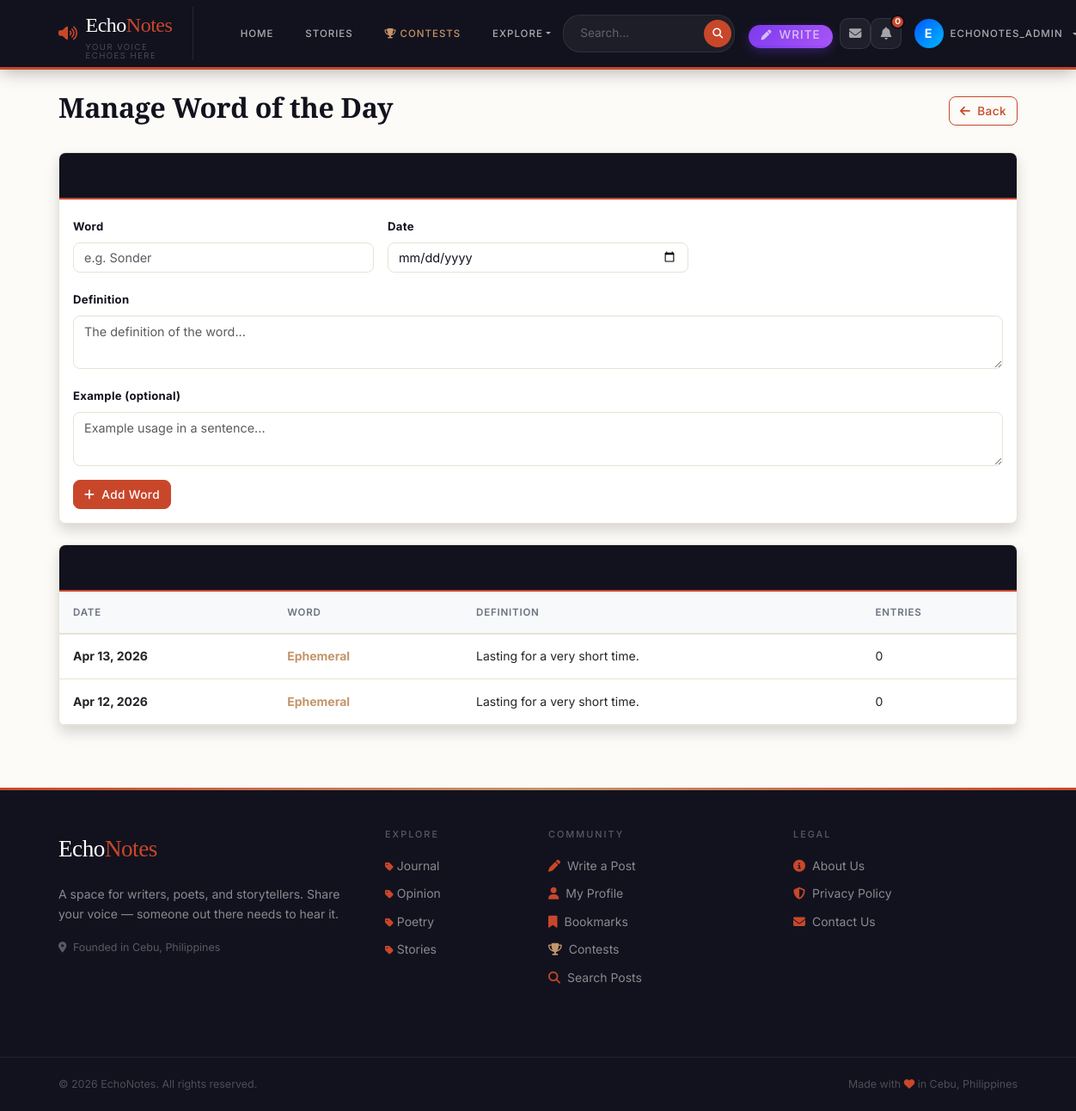
/manage/words/ (signed in), run on the app's committed database.
### blog/models.py (models this page shows, shortened)
class WordOfTheDay(models.Model):
    word = models.CharField(max_length=100)
    definition = models.TextField()
    example = models.TextField(blank=True)
    created_by = models.ForeignKey(User, on_delete=models.CASCADE, related_name='words_created')
    date = models.DateField(unique=True, default=timezone.now)
    class Meta:
        ordering = ['-date']
        verbose_name = 'Word of the Day'
        verbose_name_plural = 'Words of the Day'
    def total_entries(self):
        return self.entries.count()

class Category(models.Model):
    name = models.CharField(max_length=100, unique=True)
    slug = models.SlugField(max_length=100, unique=True)
    description = models.TextField(blank=True)
    icon = models.CharField(max_length=50, default='fas fa-circle', help_text="FontAwesome class (e.g., 'fas fa-feather')")
    color = models.CharField(max_length=20, default='#7c3aed', help_text="Brand color hex code")
    subscribers = models.ManyToManyField(User, related_name='subscribed_circles', blank=True)
    created_date = models.DateTimeField(default=timezone.now)
    class Meta:
        verbose_name_plural = 'Categories'
        ordering = ['name']

### blog/views.py (the view)
# urls.py: path('manage/words/', views.manage_words, name='manage-words'),
@admin_required
def manage_words(request):
    words = WordOfTheDay.objects.all().order_by('-date')
    return render(request, 'manage_words.html', {'words': words})

### blog/context_processors.py (called while the page is built)
def categories(request):
    from .models import Category
    return {'categories': Category.objects.all()}

### blog/views.py (called while the page is built)
def admin_required(view_func):
    from functools import wraps
    @wraps(view_func)
    def wrapper(request, *args, **kwargs):
        if not request.user.is_authenticated or not request.user.is_staff:
            messages.error(request, 'Admin access required.')
            return redirect('landing')
        return view_func(request, *args, **kwargs)
    return wrapper

### blog/templates/manage_words.html (shortened to what this page needs)
{% extends 'base.html' %}
{% block content %}
<div class="container py-4">
    <div class="d-flex justify-content-between align-items-center mb-4">
        <h2>Manage Word of the Day</h2>
        <a href="{% url 'admin-dashboard' %}" class="btn btn-outline-primary">
            <i class="fas fa-arrow-left me-2"></i>Back
        </a>
    </div>
    <div class="card shadow mb-4">
        <div class="card-header bg-primary text-white">
            <h5 class="mb-0">Add New Word</h5>
        </div>
        <div class="card-body">
            <form method="POST">
                <div class="row g-3">
                    <div class="col-md-4">
                        <label class="form-label fw-bold">Word</label>
                        <input type="text" name="word" class="form-control" placeholder="e.g. Sonder" required>
                    </div>
                    <div class="col-md-4">
                        <label class="form-label fw-bold">Date</label>
                        <input type="date" name="date" class="form-control" required>
                    </div>
                    <div class="col-md-12">
                        <label class="form-label fw-bold">Definition</label>
                        <textarea name="definition" class="form-control" rows="2"
                                  placeholder="The definition of the word..." required></textarea>
                    </div>
                    <div class="col-md-12">
                        <label class="form-label fw-bold">Example (optional)</label>
                        <textarea name="example" class="form-control" rows="2"
                                  placeholder="Example usage in a sentence..."></textarea>
                    </div>
                </div>
                <button type="submit" class="btn btn-primary mt-3">
                    <i class="fas fa-plus me-2"></i>Add Word
                </button>
            </form>
        </div>
    </div>
    <div class="card shadow">
        <div class="card-header bg-primary text-white">
            <h5 class="mb-0">All Words</h5>
        </div>
        <div class="card-body p-0">
            <div class="table-responsive">
                <table class="table table-hover mb-0">
                    <thead class="table-light">
                        <tr>
                            <th>Date</th>
                            <th>Word</th>
                            <th>Definition</th>
                            <th>Entries</th>
                        </tr>
                    </thead>
                    <tbody>
                        {% for word in words %}
                        <tr>
                            <td><strong>{{ word.date|date:"M d, Y" }}</strong></td>
                            <td><strong style="color:var(--gold)">{{ word.word }}</strong></td>
                            <td>{{ word.definition|truncatewords:12 }}</td>
                            <td>{{ word.total_entries }}</td>
                        </tr>
                        {% empty %}
                        <tr>
                            <td colspan="4" class="text-center text-muted py-4">No words yet.</td>
                        </tr>
                        {% endfor %}
                    </tbody>
                </table>
            </div>
        </div>
    </div>
</div>
{% endblock %}

### blog/templates/base.html (shortened to what this page needs)
{% load static %}
<!DOCTYPE html>
<html lang="en">
<head>
  <link href="https://cdn.jsdelivr.net/npm/bootstrap@5.3.0/dist/css/bootstrap.min.css" rel="stylesheet">
  <link rel="stylesheet" href="https://cdnjs.cloudflare.com/ajax/libs/font-awesome/6.4.0/css/all.min.css">
  <link rel="stylesheet" href="{% static 'css/style.css' %}?v=1.0.1">
<body>
  <nav class="echonav navbar navbar-expand-lg">
    <div class="container">
      <a class="echo-brand" href="{% url 'landing' %}">
        <i class="fas fa-volume-up" style="color:var(--accent);font-size:1.1rem"></i>
        <div>
          Echo<span>Notes</span>
          <small>Your voice echoes here</small>
        </div>
      </a>
      <div class="collapse navbar-collapse" id="navbarNav">
        <ul class="navbar-nav me-auto mb-2 mb-lg-0 align-items-lg-center" style="gap: 0.5rem; margin-left: 1.5rem;">
          <li class="nav-item">
            <a class="nav-link" href="{% url 'landing' %}">Home</a>
          </li>
          <li class="nav-item">
            <a class="nav-link" href="{% url 'story-list' %}">Stories</a>
          </li>
          <li class="nav-item">
            <a class="nav-link highlight" href="{% url 'contest-list' %}">
              <i class="fas fa-trophy me-1" style="color:var(--gold)"></i>Contests
            </a>
          </li>
          <li class="nav-item dropdown">
            <a class="nav-link dropdown-toggle" href="#" id="exploreDropdown" role="button" data-bs-toggle="dropdown"
              aria-expanded="false">
              Explore
            </a>
          </li>
        </ul>
        <div class="d-flex align-items-lg-center gap-3">
          <form class="echo-search d-flex align-items-center m-0" action="{% url 'search' %}" method="GET"
            style="background: rgba(255,255,255,0.05); border-radius: 20px; padding: 3px; border: 1px solid rgba(255,255,255,0.08);">
            <input type="search" name="q" placeholder="Search..." required
              class="border-0 bg-transparent text-white px-3" style="outline: none; font-size: 0.85rem; width: 160px;">
            <button type="submit" class="border-0 rounded-circle d-flex justify-content-center align-items-center"
              style="background: var(--accent); width: 32px; height: 32px; color: white;"><i class="fas fa-search"
                style="font-size: 0.75rem;"></i></button>
          </form>
          <ul class="navbar-nav align-items-lg-center m-0">
            {% if user.is_authenticated %}
            <li class="nav-item me-2 d-none d-lg-block">
              <a class="nav-link py-1 px-3 text-white" href="{% url 'create-post' %}"
                style="background: linear-gradient(135deg, #7c3aed, #a855f7); border-radius: 20px; font-size: 0.85rem; font-weight: 500; display: inline-flex; align-items: center; box-shadow: 0 4px 12px rgba(124,58,237,0.3);">
                <i class="fas fa-pen me-2" style="font-size: 0.75rem;"></i> Write
              </a>
            </li>
            {% if user.is_authenticated %}
            <li class="nav-item">
              <a href="{% url 'inbox' %}" class="notif-icon-btn" title="Messages" style="text-decoration:none">
                <i class="fas fa-envelope"></i>
              </a>
            </li>
            <li class="nav-item" style="position:relative">
              <button id="notif-bell-btn" class="notif-icon-btn" title="Notifications">
                <i class="fas fa-bell"></i>
                <span id="notif-badge" class="notif-badge" style="display:none">0</span>
              </button>
            </li>
            {% endif %}
            <li class="nav-item dropdown">
              <a class="nav-link dropdown-toggle d-flex align-items-center gap-2" href="#" id="profileDropdown"
                role="button" data-bs-toggle="dropdown" aria-expanded="false" style="padding: 0.2rem 1rem;">
                <div class="rounded-circle d-flex justify-content-center align-items-center"
                  style="width: 34px; height: 34px; background: linear-gradient(135deg,rgb(0, 89, 255),rgb(0, 183, 255)); color: white; font-weight: bold; font-size: 0.9rem;">
                  {{ user.username|make_list|first|upper }}
                </div>
                <span class="d-none d-lg-block">{{ user.username }}</span>
              </a>
            </li>
            {% endif %}
          </ul>
        </div>
      </div>
    </div>
  </nav>
  <main>
    {% block content %}{% endblock %}
  </main>
  <footer class="echo-footer mt-5">
    <div class="container py-5">
      <div class="row">
        <div class="col-lg-4 mb-4">
          <div class="echo-footer-brand mb-3">Echo<span>Notes</span></div>
          <p style="color:rgba(255,255,255,0.5);font-size:0.875rem;line-height:1.7">
            A space for writers, poets, and storytellers.
            Share your voice — someone out there needs to hear it.
          </p>
          <p style="color:rgba(255,255,255,0.3);font-size:0.78rem">
            <i class="fas fa-map-marker-alt me-1"></i> Founded in Cebu, Philippines
          </p>
        </div>
        <div class="col-lg-2 col-md-4 mb-4">
          <h6>Explore</h6>
          <ul class="list-unstyled mb-0">
            {% for category in categories %}
            <li style="margin-bottom:0.5rem;">
              <a href="{% url 'category-posts' category.slug %}">
                <i class="fas fa-tag me-1" style="font-size:0.7rem;color:var(--accent)"></i>{{ category.name }}
              </a>
            </li>
            {% empty %}
            <li><a href="{% url 'landing' %}">All Posts</a></li>
            {% endfor %}
          </ul>
        </div>
        <div class="col-lg-3 col-md-4 mb-4">
          <h6>Community</h6>
          {% if user.is_authenticated %}
          <a href="{% url 'create-post' %}"><i class="fas fa-pen me-2" style="color:var(--accent)"></i>Write a Post</a>
          <a href="{% url 'profile-detail' user.username %}"><i class="fas fa-user me-2"
              style="color:var(--accent)"></i>My Profile</a>
          <a href="{% url 'my-bookmarks' %}"><i class="fas fa-bookmark me-2"
              style="color:var(--accent)"></i>Bookmarks</a>
          <a href="{% url 'contest-list' %}"><i class="fas fa-trophy me-2" style="color:var(--gold)"></i>Contests</a>
          {% endif %}
          <a href="{% url 'search' %}?q="><i class="fas fa-search me-2" style="color:var(--accent)"></i>Search Posts</a>
        </div>
        <div class="col-lg-3 col-md-4 mb-4">
          <h6>Legal</h6>
          <a href="{% url 'about' %}"><i class="fas fa-info-circle me-2" style="color:var(--accent)"></i>About Us</a>
          <a href="{% url 'privacy-policy' %}"><i class="fas fa-shield-alt me-2" style="color:var(--accent)"></i>Privacy
            Policy</a>
          <a href="{% url 'contact' %}"><i class="fas fa-envelope me-2" style="color:var(--accent)"></i>Contact Us</a>
        </div>
      </div>
    </div>
    <div class="echo-footer-bottom">
      <div class="container d-flex justify-content-between flex-wrap gap-2">
        <span>© {% now "Y" %} EchoNotes. All rights reserved.</span>
        <span>Made with <i class="fas fa-heart" style="color:var(--accent)"></i> in Cebu, Philippines</span>
      </div>
    </div>
  </footer>
</body>
</html>

### blog/templates/base.html (style rules this page uses)
body { display: flex; flex-direction: column; min-height: 100vh; }
main { flex: 1; }
.notif-icon-btn { width: 36px; height: 36px; border-radius: 10px; background: rgba(255, 255, 255, 0.06); border: 1px solid rgba(255, 255, 255, 0.09); color: rgba(255, 255, 255, 0.6); display: flex; align-items: center; justify-content: center; font-size: 0.9rem; cursor: pointer; position: relative; transition: all 0.18s; text-decoration: none; }
.notif-badge { position: absolute; top: -5px; right: -5px; min-width: 17px; height: 17px; border-radius: 50%; background: #c8472b; color: white; font-size: 0.6rem; font-weight: 700; font-family: 'DM Sans', sans-serif; display: flex !important; align-items: center; justify-content: center; border: 2px solid #0f0a1a; padding: 0 3px; }

### data on the page
WordOfTheDay: date "Apr 13, 2026", word "Ephemeral", definition "Lasting for a very short time.", total_entries "0"
WordOfTheDay: date "Apr 12, 2026", word "Ephemeral", definition "Lasting for a very short time.", total_entries "0"
Category: name "Journal"
Category: name "Opinion"
Category: name "Poetry"
Category: name "Stories"

### other printed values
{{ user.username|make_list|first|upper }} "E"
{{ user.username }} "ECHONOTES_ADMIN"
